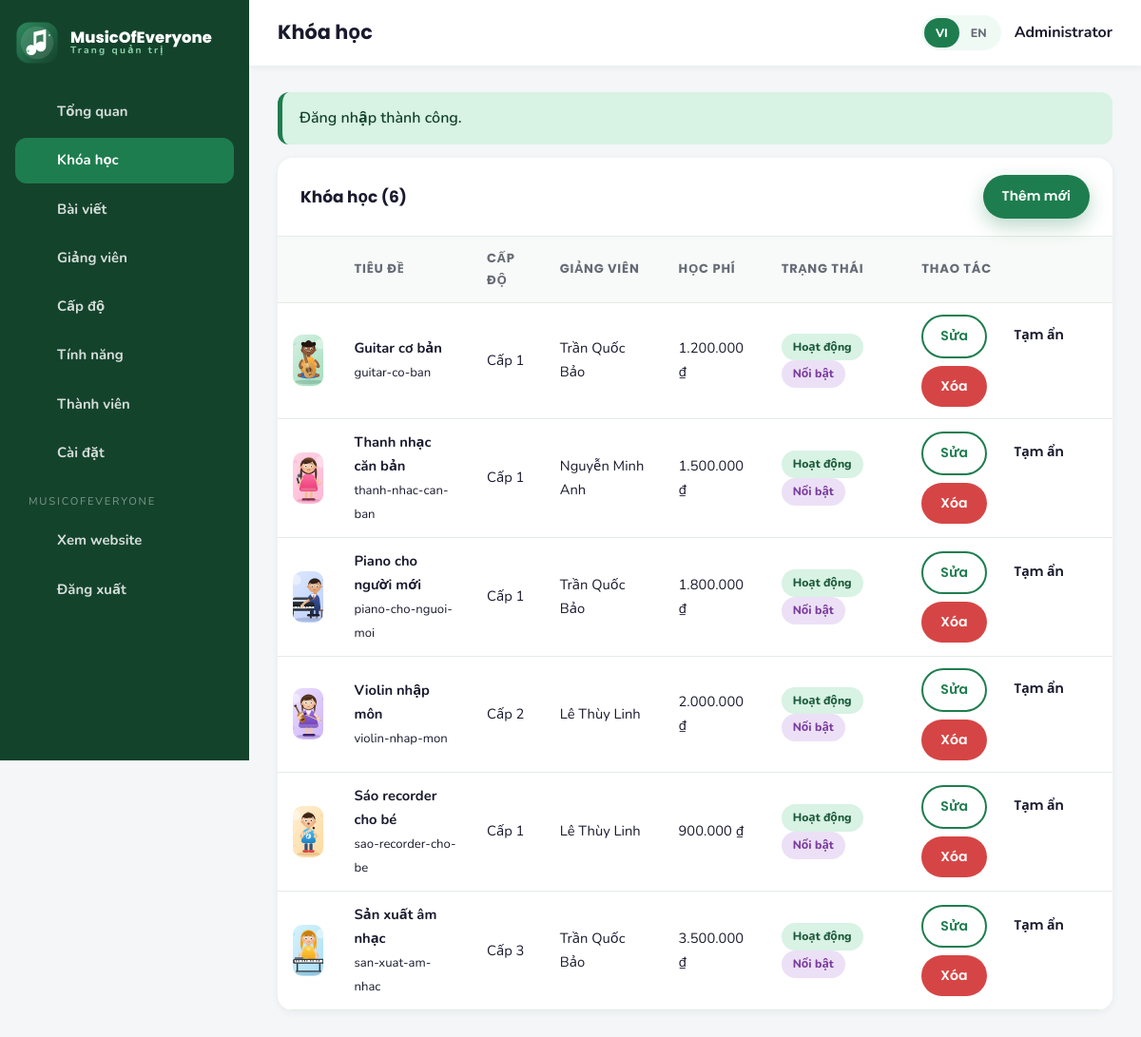
The page /admin/courses.php (signed in) on the database its author committed.
### tables this page shows
CREATE TABLE `users` (
  `id` INT AUTO_INCREMENT PRIMARY KEY,
  `name` VARCHAR(255) NOT NULL,
  `email` VARCHAR(255) UNIQUE NOT NULL,
  `password` VARCHAR(255) NOT NULL,
  `phone` VARCHAR(50) DEFAULT NULL,
  `is_admin` TINYINT(1) DEFAULT 0,
  `is_active` TINYINT(1) DEFAULT 1,
  `avatar` VARCHAR(255) DEFAULT NULL,
  `created_at` TIMESTAMP DEFAULT CURRENT_TIMESTAMP,
  `updated_at` TIMESTAMP DEFAULT CURRENT_TIMESTAMP ON UPDATE CURRENT_TIMESTAMP
);

CREATE TABLE `courses` (
  `id` INT AUTO_INCREMENT PRIMARY KEY,
  `slug` VARCHAR(255) UNIQUE,
  `title_vi` VARCHAR(255),
  `title_en` VARCHAR(255),
  `subtitle_vi` VARCHAR(255),
  `subtitle_en` VARCHAR(255),
  `description_vi` TEXT,
  `description_en` TEXT,
  `level_id` INT DEFAULT NULL,
  `instructor_id` INT DEFAULT NULL,
  `thumbnail` VARCHAR(255),
  `price` DECIMAL(10,2) DEFAULT 0,
  `duration` VARCHAR(100),
  `is_featured` TINYINT(1) DEFAULT 0,
  `is_active` TINYINT(1) DEFAULT 1,
  `meta_title` VARCHAR(255),
  `meta_description` TEXT,
  `sort_order` INT DEFAULT 0,
  `created_at` TIMESTAMP DEFAULT CURRENT_TIMESTAMP,
  CONSTRAINT `fk_courses_level` FOREIGN KEY (`level_id`) REFERENCES `levels`(`id`) ON DELETE SET NULL,
  CONSTRAINT `fk_courses_instructor` FOREIGN KEY (`instructor_id`) REFERENCES `instructors`(`id`) ON DELETE SET NULL
);

CREATE TABLE `levels` (
  `id` INT AUTO_INCREMENT PRIMARY KEY,
  `name_vi` VARCHAR(100),
  `name_en` VARCHAR(100),
  `age_range` VARCHAR(50),
  `description_vi` TEXT,
  `description_en` TEXT,
  `color` VARCHAR(20) DEFAULT 'green',
  `sort_order` INT DEFAULT 0
);

CREATE TABLE `instructors` (
  `id` INT AUTO_INCREMENT PRIMARY KEY,
  `slug` VARCHAR(255) UNIQUE,
  `name` VARCHAR(255),
  `title_vi` VARCHAR(255),
  `title_en` VARCHAR(255),
  `bio_vi` TEXT,
  `bio_en` TEXT,
  `photo` VARCHAR(255),
  `email` VARCHAR(255),
  `is_active` TINYINT(1) DEFAULT 1,
  `sort_order` INT DEFAULT 0
);

### includes/db.php (called while the page is built, shortened)
<?php
function db(): PDO
{
    static $pdo = null;
    if ($pdo instanceof PDO) {
        return $pdo;
    }
    $dsn = 'mysql:host=' . DB_HOST . ';dbname=' . DB_NAME . ';charset=' . DB_CHARSET;
    try {
        $pdo = new PDO($dsn, DB_USER, DB_PASS, [
            PDO::ATTR_ERRMODE            => PDO::ERRMODE_EXCEPTION,
            PDO::ATTR_DEFAULT_FETCH_MODE => PDO::FETCH_ASSOC,
            PDO::ATTR_EMULATE_PREPARES   => false,
        ]);
    } catch (PDOException $e) {
        if (defined('DEBUG_MODE') && DEBUG_MODE) {
            die('Database connection failed: ' . $e->getMessage());
        }
        http_response_code(500);
        die('Database connection failed. Please try again later.');
    }
    return $pdo;
}
function dbQuery(string $sql, array $params = []): PDOStatement
{
    $stmt = db()->prepare($sql);
    $stmt->execute($params);
    return $stmt;
}
function dbAll(string $sql, array $params = []): array
{
    return dbQuery($sql, $params)->fetchAll();
}
function dbOne(string $sql, array $params = []): ?array
{
    $row = dbQuery($sql, $params)->fetch();
    return $row === false ? null : $row;
}

### admin/includes/auth-check.php (called while the page is built, shortened)
<?php
require_once dirname(__DIR__, 2) . '/includes/functions.php';
if (!isLoggedIn()) {
    setFlash(t('msg_admin_required'), 'error');
    redirect('admin/login.php');
}
$adminUser = currentUser();

### admin/courses.php (the view, shortened to what this page needs)
<?php
require_once __DIR__ . '/includes/auth-check.php';
$courses = dbAll('SELECT c.*, l.name_vi AS level_vi, l.name_en AS level_en, l.color AS level_color,
                         i.name AS instructor_name
                  FROM courses c
                  LEFT JOIN levels l ON l.id = c.level_id
                  LEFT JOIN instructors i ON i.id = c.instructor_id
                  ORDER BY c.sort_order ASC, c.id DESC');
$adminTitle  = t('admin_courses');
$adminActive = 'courses';
require __DIR__ . '/includes/admin-header.php';
?>
<section class="panel">
  <div class="panel__head">
    <h2 class="panel__title"><?= e(t('admin_courses')) ?> (<?= count($courses) ?>)</h2>
    <a class="btn btn--primary btn--sm" href="<?= e(url('admin/course-edit.php')) ?>"><?= e(t('admin_add_new')) ?></a>
  </div>
  <div class="table-wrap">
    <table class="data">
      <thead>
        <tr>
          <th></th>
          <th><?= e(t('admin_title')) ?></th>
          <th><?= e(t('level')) ?></th>
          <th><?= e(t('instructor')) ?></th>
          <th><?= e(t('price')) ?></th>
          <th><?= e(t('admin_status')) ?></th>
          <th><?= e(t('admin_actions')) ?></th>
        </tr>
      </thead>
      <tbody>
      <?php foreach ($courses as $course): ?>
        <tr>
          <td><img class="thumb" src="<?= e(imageUrl($course['thumbnail'])) ?>" alt=""></td>
          <td>
            <strong><?= e(localized($course, 'title')) ?></strong><br>
            <span class="text-muted" style="font-size:.82rem"><?= e($course['slug']) ?></span>
          </td>
          <td><?= e(localized($course, 'level') ?: '—') ?></td>
          <td><?= e($course['instructor_name'] ?: '—') ?></td>
          <td><?= e(formatPrice($course['price'])) ?></td>
          <td>
            <span class="pill pill--<?= (int) $course['is_active'] === 1 ? 'on' : 'off' ?>">
              <?= e((int) $course['is_active'] === 1 ? t('admin_active') : t('admin_inactive')) ?>
            </span>
            <?php if ((int) $course['is_featured'] === 1): ?>
              <span class="pill pill--admin"><?= e(t('admin_featured')) ?></span>
            <?php endif; ?>
          </td>
          <td>
            <div class="row-actions">
              <a class="btn btn--sm btn--outline" href="<?= e(url('admin/course-edit.php?id=' . (int) $course['id'])) ?>"><?= e(t('admin_edit')) ?></a>
              <form method="post" action="<?= e(url('admin/courses.php')) ?>">
                <button class="btn btn--sm btn--ghost" type="submit"><?= e((int) $course['is_active'] === 1 ? t('admin_inactive') : t('admin_active')) ?></button>
              </form>
              <form method="post" action="<?= e(url('admin/courses.php')) ?>" data-confirm="<?= e(t('admin_confirm_delete')) ?>">
                <button class="btn btn--sm btn--danger" type="submit"><?= e(t('admin_delete')) ?></button>
              </form>
            </div>
          </td>
        </tr>
      <?php endforeach; ?>
      </tbody>
    </table>
  </div>
</section>
<?php require __DIR__ . '/includes/admin-footer.php'; ?>

### admin/includes/admin-header.php (shortened to what this page needs)
<?php
$adminTitle  = $adminTitle ?? t('admin_dashboard');
$adminActive = $adminActive ?? 'dashboard';
$adminNav = [
    'dashboard'   => ['admin/index.php', 'chart', t('admin_dashboard')],
    'courses'     => ['admin/courses.php', 'music', t('admin_courses')],
    'posts'       => ['admin/posts.php', 'library', t('admin_posts')],
    'instructors' => ['admin/instructors.php', 'teacher', t('admin_instructors')],
    'levels'      => ['admin/levels.php', 'route', t('admin_levels')],
    'features'    => ['admin/features.php', 'star', t('admin_features')],
    'members'     => ['admin/members.php', 'user', t('admin_members')],
    'settings'    => ['admin/settings.php', 'globe', t('admin_settings')],
];
?>
<!DOCTYPE html>
<html lang="<?= e(currentLang()) ?>">
<head>
  <link rel="stylesheet" href="<?= e(asset('assets/css/style.css')) ?>">
</head>
<body class="admin-body">
<div class="admin-layout">
  <aside class="admin-sidebar">
    <a class="brand" href="<?= e(url('admin/index.php')) ?>">
      <img class="brand__logo" src="<?= e(asset('assets/images/logo.svg')) ?>" alt="<?= e(SITE_NAME) ?>" width="42" height="42">
      <span class="brand__text">
        <span class="brand__name"><?= e(SITE_NAME) ?></span>
        <span class="brand__tagline"><?= e(t('admin_panel')) ?></span>
      </span>
    </a>
    <nav class="admin-nav">
      <?php foreach ($adminNav as $key => [$path, $iconName, $label]): ?>
        <a class="admin-nav__link<?= $adminActive === $key ? ' is-active' : '' ?>" href="<?= e(url($path)) ?>">
          <?= icon($iconName, 'icon icon--sm') ?><span><?= e($label) ?></span>
        </a>
      <?php endforeach; ?>
      <div class="admin-nav__sep"><?= e(SITE_NAME) ?></div>
      <a class="admin-nav__link" href="<?= e(url('index.php')) ?>" target="_blank" rel="noopener">
        <?= icon('globe', 'icon icon--sm') ?><span><?= e(t('admin_view_site')) ?></span>
      </a>
      <a class="admin-nav__link" href="<?= e(url('admin/logout.php')) ?>">
        <?= icon('arrow', 'icon icon--sm') ?><span><?= e(t('nav_logout')) ?></span>
      </a>
    </nav>
  </aside>
  <main class="admin-main">
    <div class="admin-topbar">
      <h1><?= e($adminTitle) ?></h1>
      <div class="admin-topbar__right" style="display:flex;align-items:center;gap:14px">
        <span class="lang-switch">
          <a class="lang-switch__btn<?= currentLang() === 'vi' ? ' is-active' : '' ?>" href="<?= e(langSwitchUrl('vi')) ?>">VI</a>
          <a class="lang-switch__btn<?= currentLang() === 'en' ? ' is-active' : '' ?>" href="<?= e(langSwitchUrl('en')) ?>">EN</a>
        </span>
        <span style="font-weight:700"><?= e($adminUser['name']) ?></span>
      </div>
    </div>
    <div class="admin-content">
      <?php foreach (getFlashes() as $flash): ?>
        <div class="alert alert--<?= e($flash['type']) ?>"><?= e($flash['message']) ?></div>
      <?php endforeach; ?>

### rows shown on the page
users: name "Administrator"
courses: thumbnail (picture), title_vi "Guitar cơ bản", slug "guitar-co-ban", level.name_vi "Cấp 1", instructor.name "Trần Quốc Bảo", price "1.200.000 ₫", is_active "Hoạt động", is_active "Tạm ẩn"
courses: thumbnail (picture), title_vi "Thanh nhạc căn bản", slug "thanh-nhac-can-ban", level.name_vi "Cấp 1", instructor.name "Nguyễn Minh Anh", price "1.500.000 ₫", is_active "Hoạt động", is_active "Tạm ẩn"
courses: thumbnail (picture), title_vi "Piano cho người mới", slug "piano-cho-nguoi-moi", level.name_vi "Cấp 1", instructor.name "Trần Quốc Bảo", price "1.800.000 ₫", is_active "Hoạt động", is_active "Tạm ẩn"
courses: thumbnail (picture), title_vi "Violin nhập môn", slug "violin-nhap-mon", level.name_vi "Cấp 2", instructor.name "Lê Thùy Linh", price "2.000.000 ₫", is_active "Hoạt động", is_active "Tạm ẩn"
courses: thumbnail (picture), title_vi "Sáo recorder cho bé", slug "sao-recorder-cho-be", level.name_vi "Cấp 1", instructor.name "Lê Thùy Linh", price "900.000 ₫", is_active "Hoạt động", is_active "Tạm ẩn"
courses: thumbnail (picture), title_vi "Sản xuất âm nhạc", slug "san-xuat-am-nhac", level.name_vi "Cấp 3", instructor.name "Trần Quốc Bảo", price "3.500.000 ₫", is_active "Hoạt động", is_active "Tạm ẩn"

### other values the page prints
SITE_NAME "MusicOfEveryone"
t('admin_panel') "Trang quản trị"
$label "Tổng quan"
$label "Khóa học"
$label "Bài viết"
$label "Giảng viên"
$label "Cấp độ"
$label "Tính năng"
$label "Thành viên"
$label "Cài đặt"
SITE_NAME "MUSICOFEVERYONE"
t('admin_view_site') "Xem website"
t('nav_logout') "Đăng xuất"
$adminTitle "Khóa học"
$flash['message'] "Đăng nhập thành công."
